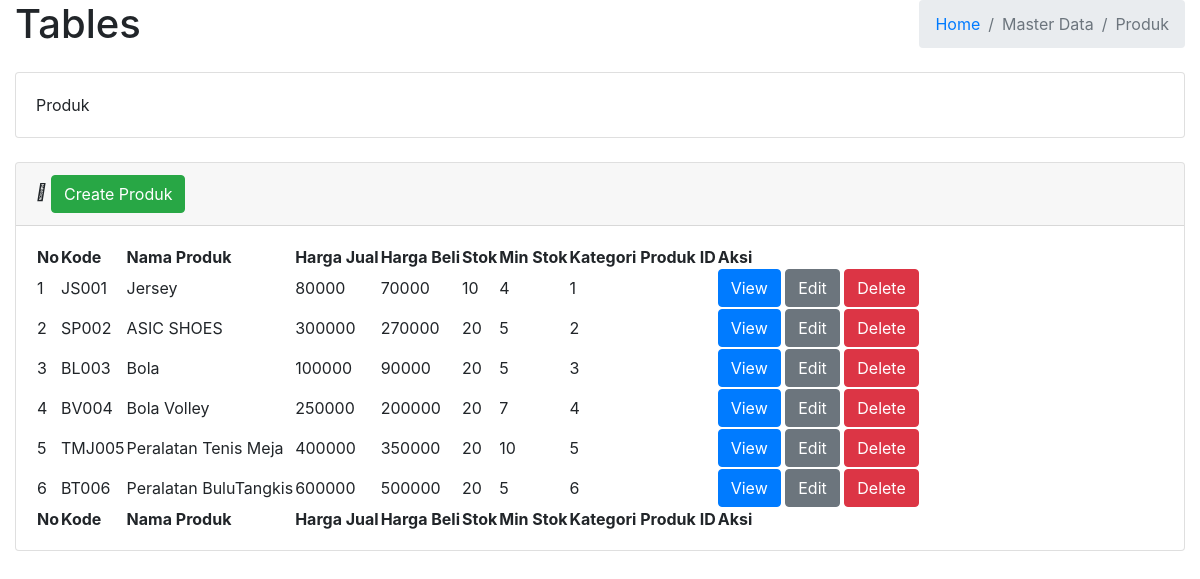
The app's page /admin/Table_Produk/produk.php with its own data.
### tables this page shows
CREATE TABLE `produk` (
  `id` int(11) NOT NULL,
  `kode` varchar(10) NOT NULL,
  `nama` varchar(50) NOT NULL,
  `harga_jual` double DEFAULT NULL,
  `harga_beli` double DEFAULT NULL,
  `stok` int(11) DEFAULT NULL,
  `min_stok` int(11) DEFAULT NULL,
  `deskripsi` text DEFAULT NULL,
  `kategori_produk_id` int(11) NOT NULL,
  `foto` varchar(45) NOT NULL
);

### admin/Table_Produk/produk.php (the view)
<?php
require_once 'koneksi.php';
?>
<?php
$sql = "SELECT * FROM produk";
$rs = $dbh->query($sql);
?>
<div class="content-header">
    <div class="container-fluid">
        <div class="row mb-2">
            <div class="col-sm-6">
                <h1 class="m-0">Tables</h1>
            </div>
            <div class="col-sm-6">
                <ol class="breadcrumb float-sm-right">
                    <li class="breadcrumb-item"><a href="index.php">Home</a></li>
                    <li class="breadcrumb-item active">Master Data</li>
                    <li class="breadcrumb-item active">Produk</li>
                </ol>
            </div>
        </div>
    </div>
</div>
<section class="content">
    <div class="container-fluid">
        <div class="card mb-4">
            <div class="card-body">
                Produk
            </div>
        </div>
        <div class="card mb-4">
            <div class="card-header">
                <i class="fas fa-table me-1"></i>
                <a class="btn btn-success" href="index.php?krupuk=table_produk/form_produk">Create Produk</a>
            </div>
            <div class="card-body table-responsive">
                <table id="datatablesSimple">
                    <thead>
                        <tr>
                            <th>No</th>
                            <th>Kode</th>
                            <th>Nama Produk</th>
                            <th>Harga Jual</th>
                            <th>Harga Beli</th>
                            <th>Stok</th>
                            <th>Min Stok</th>
                            <th>Kategori Produk ID</th>
                            <th>Aksi</th>
                        </tr>
                    </thead>
                    <tfoot>
                        <tr>
                            <th>No</th>
                            <th>Kode</th>
                            <th>Nama Produk</th>
                            <th>Harga Jual</th>
                            <th>Harga Beli</th>
                            <th>Stok</th>
                            <th>Min Stok</th>
                            <th>Kategori Produk ID</th>
                            <th>Aksi</th>
                        </tr>
                    </tfoot>
                    <tbody>
                        <?php
                        $nomor  = 1;
                        foreach ($rs as $row) {
                        ?>
                            <tr>
                                <td><?= $nomor ?></td>
                                <td><?= $row['kode'] ?></td>
                                <td><?= $row['nama'] ?></td>
                                <td><?= $row['harga_jual'] ?></td>
                                <td><?= $row['harga_beli'] ?></td>
                                <td><?= $row['stok'] ?></td>
                                <td><?= $row['min_stok'] ?></td>
                                <td><?= $row['kategori_produk_id'] ?></td>
                                <td>
                                    <a class="btn btn-primary" href="index.php?krupuk=Table_Produk/view_produk&id=<?= $row['id'] ?>">View</a>
                                    <a class="btn btn-secondary" href="index.php?krupuk=Table_Produk/form_produk&idedit=<?= $row['id'] ?>">Edit</a>
                                    <a class="btn btn-danger" href="Table_Produk/delete_produk.php?iddel=<?= $row['id'] ?>" onclick="if(!confirm('Anda Yakin Hapus Data Produk <?= $row['nama'] ?>?')) {return false}">Delete</a>
                                </td>
                            </tr>
                        <?php
                            $nomor++;
                        }
                        ?>
                    </tbody>
                </table>
            </div>
        </div>
    </div>
</section>

### records on screen
produk: kode "JS001", nama "Jersey", harga_jual "80000", harga_beli "70000", stok "10", min_stok "4", kategori_produk "1"
produk: kode "SP002", nama "ASIC SHOES", harga_jual "300000", harga_beli "270000", stok "20", min_stok "5", kategori_produk "2"
produk: kode "BL003", nama "Bola", harga_jual "100000", harga_beli "90000", stok "20", min_stok "5", kategori_produk "3"
produk: kode "BV004", nama "Bola Volley", harga_jual "250000", harga_beli "200000", stok "20", min_stok "7", kategori_produk "4"
produk: kode "TMJ005", nama "Peralatan Tenis Meja", harga_jual "400000", harga_beli "350000", stok "20", min_stok "10", kategori_produk "5"
produk: kode "BT006", nama "Peralatan BuluTangkis", harga_jual "600000", harga_beli "500000", stok "20", min_stok "5", kategori_produk "6"
